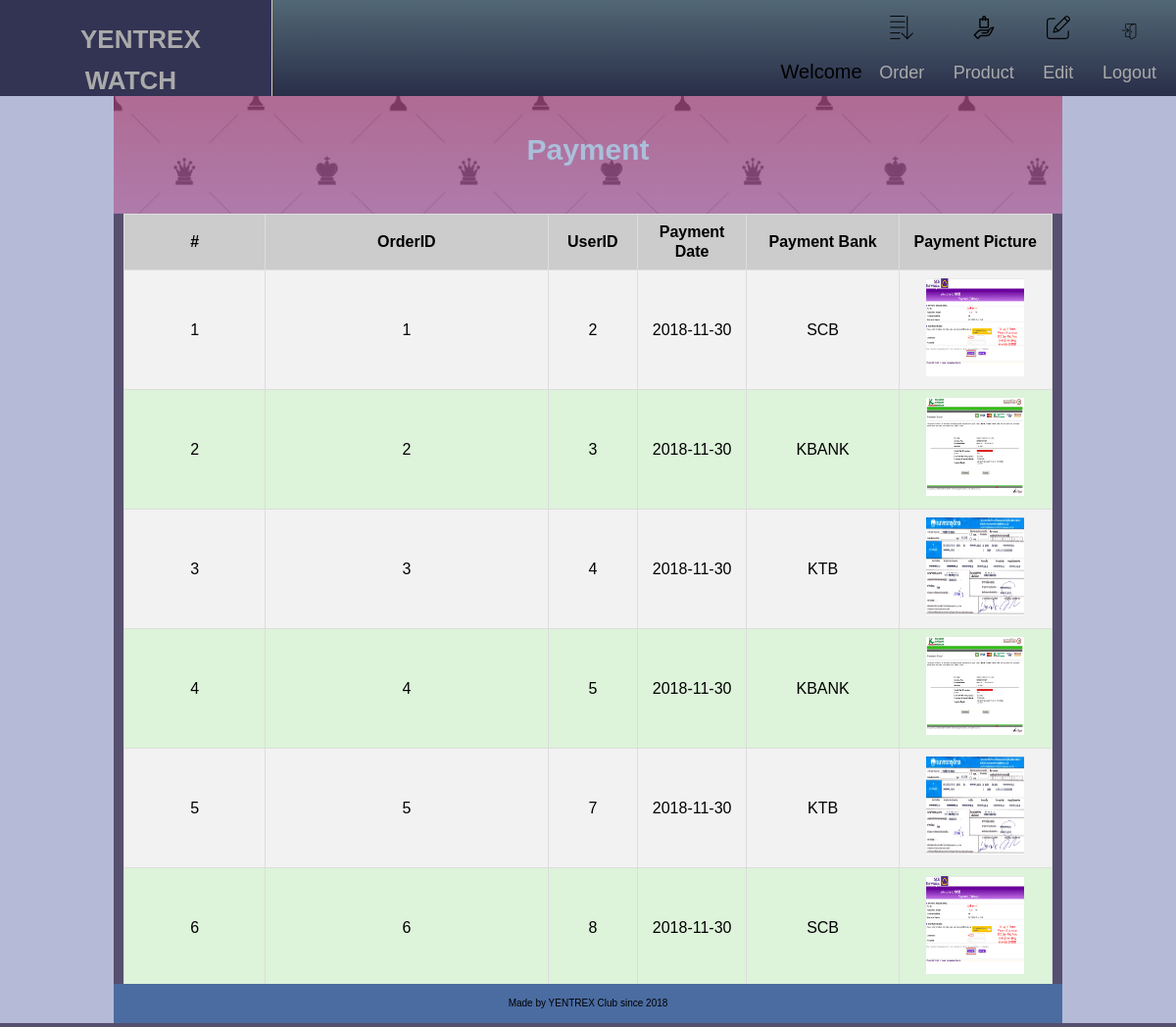
/view_payment_staff.php, run on the app's committed database.
### tables this page shows
CREATE TABLE `payment` (
  `payment_ID` int(10) NOT NULL,
  `o_id` int(10) NOT NULL,
  `USER_ID` int(11) NOT NULL,
  `payment_date` varchar(50) NOT NULL,
  `payment_bank` varchar(50) NOT NULL,
  `payment_pic` varchar(100) NOT NULL
);

CREATE TABLE `order_head` (
  `o_id` int(10) NOT NULL,
  `USER_ID` int(11) NOT NULL,
  `o_dttm` datetime NOT NULL,
  `o_name` varchar(100) NOT NULL,
  `o_addr` varchar(500) NOT NULL,
  `o_email` varchar(100) NOT NULL,
  `o_phone` varchar(20) NOT NULL,
  `D_ID` int(11) NOT NULL,
  `status_id` int(11) NOT NULL
);

### view_payment_staff.php (the view, shortened to what this page needs)
<?php
    require_once('connect.php');
?>
<!DOCTYPE html>
<html>
<head>
	<link rel="stylesheet" type="text/css" href="home.css">
	<link rel="stylesheet" type="text/css" href="template.css">
		<div class="header">
			<div class="Yentrex Watch">
				<a href="home2.php?userid=<?=$_SESSION['v_id']?>">Yentrex Watch</a>
			</div>
			<div class="top">
					<?php
						echo "<div id=\"toplink\"> Welcome"
							."<br>"
							. $_SESSION['userid']
							. "</div>";
					?>
				<div id="toplink">
					<?php if ($_SESSION['v_userrole']==1){ ?>
						<img src="image/add.png">
						<br>
						<a href="addproduct.php?userid=<?=$_SESSION['v_id']?>">Add Product</a>
					<?php } else { ?>
						<img src="image/order.png">
						<br>
						<a href="order2.php?userid=<?=$_SESSION['v_id']?>">Order</a>
					<?php } ?>
				</div>
				<div id="toplink">
					<img src="image/product.png">
					<br>
					<a href="Product2.php?userid=<?=$_SESSION['v_id']?>">Product</a>
				</div>
				<div id="toplink">
					<?php if ($_SESSION['v_userrole']==1){ ?>
						<img src="image/profile.png">
						<br>
						<a href="user.php?userid=<?=$_SESSION['v_id']?>">User Profile</a>
					<?php } else { ?>
						<img src="image/edit.png">
						<br>
						<a href="edit.php?userid=<?=$_SESSION['v_id']?>">Edit</a>
					<?php } ?>
				</div>
				<div id="toplink">
					<img src="image/login.png">
					<br>
					<a href="logout.php">Logout</a>
				</div>
			</div>
		</div>
</head>
<body>
	<div id="div_main">
		<div id="div_content" >
			<div class="info"><h2>Payment</h2></div>
			<table id="table" width="900" border="1" align="center" >
				<tr>
					<td width="91" align="center" bgcolor="#CCCCCC"><strong>#</strong></td>
					<td width="200" align="center" bgcolor="#CCCCCC"><strong>OrderID</strong></td>
					<td width="50" align="center" bgcolor="#CCCCCC"><strong>UserID</strong></td>
					<td width="50" align="center" bgcolor="#CCCCCC"><strong>Payment Date</strong></td>
					<td width="100" align="center" bgcolor="#CCCCCC"><strong>Payment Bank</strong></td>
					<td width="91" align="center" bgcolor="#CCCCCC"><strong>Payment Picture</strong></td>
				</tr>
				<?php
					$q="select * from payment,order_head
					where order_head.USER_ID = payment.USER_ID AND payment.o_id = order_head.o_id";
					$result=$mysqli->query($q);
					while($row=$result->fetch_array()){ ?>
						<tr>
							<td><?=$row['payment_ID']?></td>
							<td><?=$row['o_id']?> </td>
							<td><?=$row['USER_ID']?> </td>
							<td><?=$row['payment_date']?></td>
							<td><?=$row['payment_bank']?></td>
							<?php
							echo "<td align='center'><img src='payment/".$row["payment_pic"]."' width='100' height='100'></td>";
							?>
						</tr>
					<?php } ?>
			</table>
		</div>
</body>
<footer class="foot">
	<div id="div_left"></div>
	Made by YENTREX Club since 2018
	<div id="div_right"></div>
</footer>
</html>

### home.css (style rules this page uses)
a { text-decoration: none; }
body { font-size: 20px; background: #56506E; font-family: Ariel,Helvetica,sans serif; text-align: center; line-height: 2em; }
h2 { color:#aabfda; }
.foot { font-size:10px; background: #4b6ca1; margin:-4px; }
#table { font-family: "Trebuchet MS", Arial, Helvetica, sans-serif; border-collapse: collapse; width: 80%; line-height: 1em; }
#table td, #table th { border: 1px solid #ddd; padding: 8px; font-size:16px; }
#table tr:nth-child(even) { background-color: #f2f2f2; }
#table tr:nth-child(odd) { background-color: #ddf3da; }

### template.css (style rules this page uses)
.header { position: relative; overflow: hidden; background: #536976; background: -webkit-linear-gradient(to bottom, #536976, #292e49); background: linear-gradient(to bottom, #536976, #292e49); padding: 15px 10px; margin:-10px -10px 0px -10px; height:70px; }
.Yentrex { margin-top:-13px; margin-left:-8px; width:20%; height:70px; padding: 20px; float:left; font-family: "Lucida Sans Unicode", "Lucida Grande", sans-serif; font-weight: 700; font-style: normal; font-variant: small-caps; text-transform: uppercase; text-align: center; background-color:#333354; border-right:1px #ddccaa solid; }
.Yentrex a { padding:10px; height: auto; text-decoration:none; color:#aaaaaa; font-size: 26px; }
.top { float:right; }
.top a { color:#aaaaaa; text-align: center; padding: 12px; text-decoration: none; font-size: 18px; line-height: 25px; border-radius: 4px; }
div#toplink { display:inline-block; text-align: center; }
div#div_main { position:relative; }
div#div_left { position:absolute; top:0px; left:-10px; bottom:0px; width:10%; background-color:#b5bad7; }
.info { position: relative; background-image:linear-gradient(rgba(155,70,120,0.8), rgba(155,90,150,0.8)),url("image/chess.jpg"); margin-left:10%; left:-10px; padding:10px; width:80%; min-height: 100px; }
div#div_right { position:absolute; top:0px; right:-10px; bottom:0px; width:10%; background-color:#b5bad7; }

### data on the page
payment: payment_ID "1", o.o_id "1", o.USER_ID "2", payment_date "2018-11-30", payment_bank "SCB", payment_pic (picture)
payment: payment_ID "2", o.o_id "2", o.USER_ID "3", payment_date "2018-11-30", payment_bank "KBANK", payment_pic (picture)
payment: payment_ID "3", o.o_id "3", o.USER_ID "4", payment_date "2018-11-30", payment_bank "KTB", payment_pic (picture)
payment: payment_ID "4", o.o_id "4", o.USER_ID "5", payment_date "2018-11-30", payment_bank "KBANK", payment_pic (picture)
payment: payment_ID "5", o.o_id "5", o.USER_ID "7", payment_date "2018-11-30", payment_bank "KTB", payment_pic (picture)
payment: payment_ID "6", o.o_id "6", o.USER_ID "8", payment_date "2018-11-30", payment_bank "SCB", payment_pic (picture)
